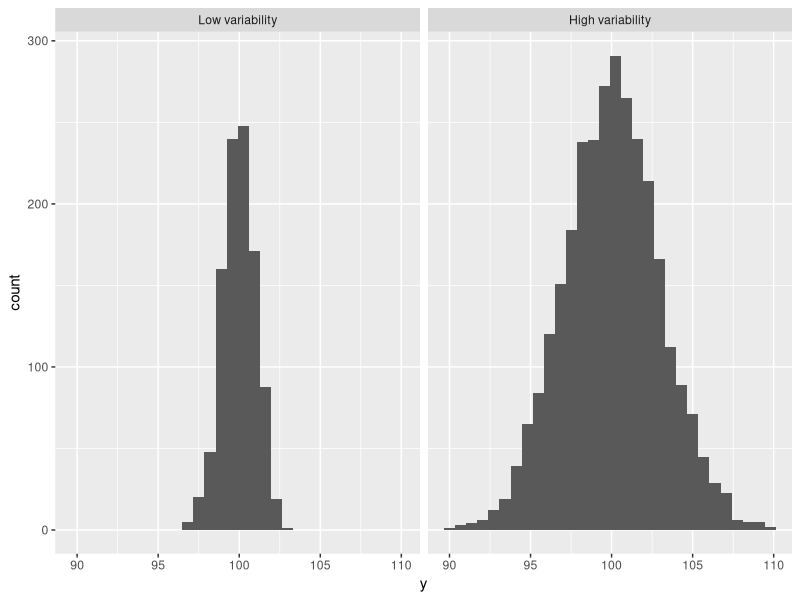

Source code (R):
## ---- chunk 1
library(tidyverse)
## ---- chunk 2
set.seed(1234)
df <- expand.grid(v=c(1,3,3,3), i=1:1000) %>% 
  as_data_frame %>%
  mutate(y = rnorm(length(.$i), 100, v)) %>% 
  mutate(samp = factor(v, labels=c("Low variability", "High variability")))
## ---- chunk 3
df %>% 
  ggplot(aes(y)) + 
  geom_histogram() + 
  facet_grid(~samp) +
  scale_color_discrete("")
